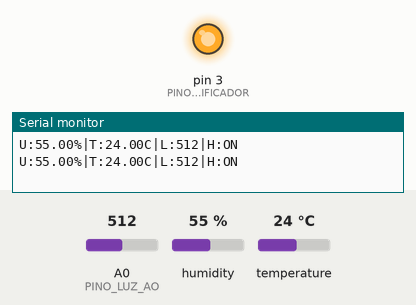
A sketch run on a simulated Arduino Uno, built with avr-gcc and run on an emulated ATmega328P. Shown: output pins drawn as LEDs (lit = HIGH), the last lines printed to the serial monitor. The inputs (shaded band) are chosen by the test bench; at power-on: humidity 55 %, A0 (PINO_LUZ_AO) = 512, temperature 24 °C.

Above: at 4.8 s.
4.9 s: humidity set to 85 %
7.9 s: humidity set to 88 %
At 9.2 s:
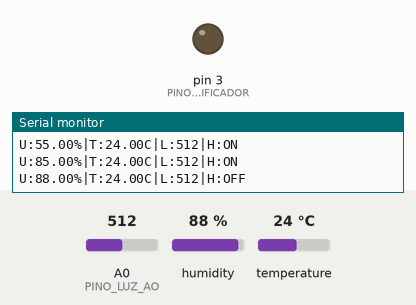
11.6 s: humidity set to 81 %
14.6 s: humidity set to 78 %
At 17.6 s:
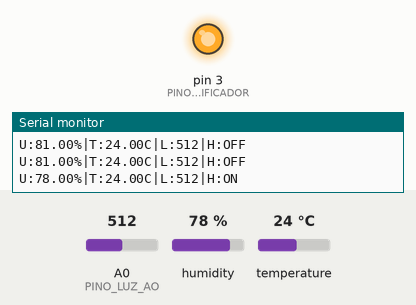
Timing chart, 0 to 18.7 s (numbered marks = the images above; inputs shaded):
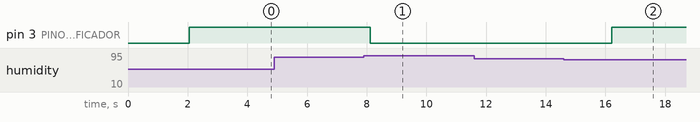

The sketch:

kampu_estufa.ino
```cpp
#include "DHT.h"

// --- MAPEAMENTO DE HARDWARE ---
#define PINO_DHT 2         // Fio de sinal do DHT11 conectado ao pino digital 2
#define TIPO_DHT DHT11     // Modelo do sensor de temperatura/umidade
#define PINO_LUZ_AO A0     // Pino AO do módulo MH-Sensor conectado ao Analógico 0
#define PINO_UMIDIFICADOR 3 // Pino S/IN do Módulo Relé conectado ao digital 3

DHT dht(PINO_DHT, TIPO_DHT);

// Variável para rastrear o status do relé e enviar para o backend
bool umidificadorLigado = false;

void setup() {
  // Inicia a comunicação serial para enviar os dados ao PC/Raspberry
  Serial.begin(9600);

  // Aguarda a porta serial conectar (boa prática)
  while (!Serial) {
    ;
  }

  Serial.println("Kampu - Inicializando Modulo de Sensoriamento e Controle (Clima + Luz + Umidificador)");

  dht.begin();

  // Configura a porta analógica como entrada de dados de luz
  pinMode(PINO_LUZ_AO, INPUT);

  // Configura o pino do relé como saída de energia e garante que comece desligado
  pinMode(PINO_UMIDIFICADOR, OUTPUT);
  digitalWrite(PINO_UMIDIFICADOR, LOW);
}

void loop() {
  // O DHT11 precisa de pelo menos 2000 milissegundos (2 segundos) de estabilização entre leituras
  delay(2000);

  // --- COLETA DE DADOS ---
  float umidade = dht.readHumidity();
  float temperatura = dht.readTemperature();

  // Lê a tensão vinda do módulo LDR (0 a 1023)
  int luminosidade_crua = analogRead(PINO_LUZ_AO);

  // --- VALIDAÇÃO ---
  // Se houver falha de comunicação com o DHT, loga o erro e pula este ciclo
  if (isnan(umidade) || isnan(temperatura)) {
    Serial.println("Erro_Hardware: Falha na leitura do DHT11");
    return;
  }

  // --- LÓGICA DE AUTOMAÇÃO (UMIDIFICADOR) ---
  // Se a umidade estiver abaixo de 50%, liga o relé
  if (umidade < 80.0) {
    digitalWrite(PINO_UMIDIFICADOR, HIGH); // Atraca o relé
    umidificadorLigado = true;
  }
  // Se a umidade atingir ou passar de 65%, desliga o relé
  else if (umidade >= 87.0) {
    digitalWrite(PINO_UMIDIFICADOR, LOW);  // Solta o relé
    umidificadorLigado = false;
  }

  // --- TRANSMISSÃO (SERIALIZAÇÃO) ---
  // O formato usa o pipe '|' como delimitador para facilitar o split no Python
  Serial.print("U:");
  Serial.print(umidade);
  Serial.print("%|T:");
  Serial.print(temperatura);
  Serial.print("C|L:");
  Serial.print(luminosidade_crua);

  // Adiciona o status do umidificador no final da string
  Serial.print("|H:");
  if (umidificadorLigado) {
    Serial.println("ON");
  } else {
    Serial.println("OFF");
  }
}
```

Measured:
- the behaviour switches between 86 and 87 % on humidity (found by bisection; images 0 and 1)
- the behaviour switches between 80 and 79 % on humidity (found by bisection; images 1 and 2)
- after the input at 7.9 s, pin 3 (PINO_UMIDIFICADOR): HIGH → LOW after 0.22 s
- after the input at 14.6 s, pin 3 (PINO_UMIDIFICADOR): LOW → HIGH after 1.6 s
